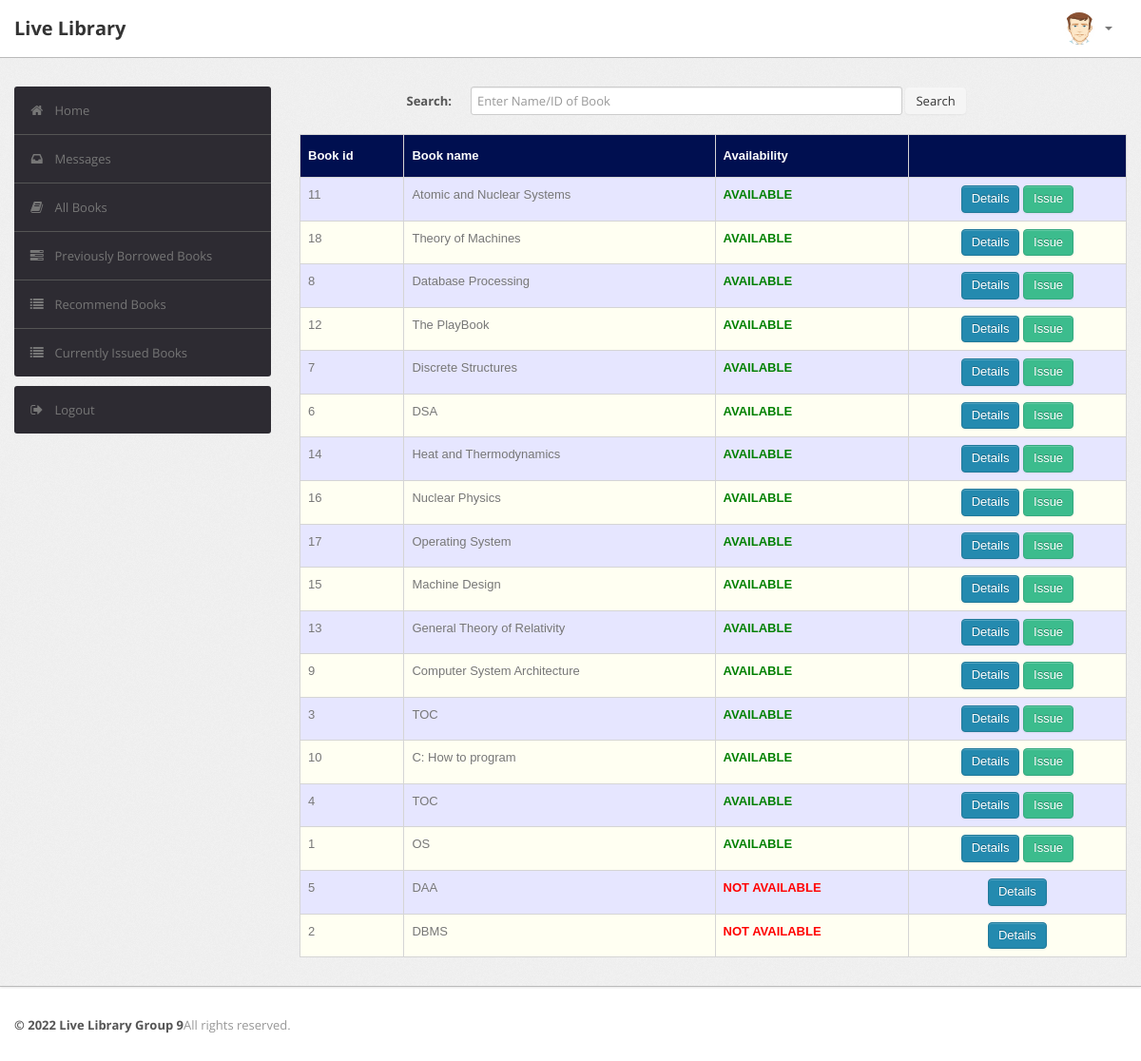
/student/book.php (signed in), run on the app's committed database.
### tables this page shows
CREATE TABLE `book` (
  `BookId` int NOT NULL AUTO_INCREMENT,
  `Title` varchar(50) DEFAULT NULL,
  `Publisher` varchar(50) DEFAULT NULL,
  `Year` varchar(50) DEFAULT NULL,
  `Availability` int DEFAULT NULL,
  PRIMARY KEY (`BookId`)
);

### student/book.php (the view, shortened to what this page needs)
<?php
require('dbconn.php');
?>
<?php
if ($_SESSION['RollNo']) {
    ?>
<!DOCTYPE html>
<html lang="en">
    <head>
        <link type="text/css" href="bootstrap/css/bootstrap.min.css" rel="stylesheet">
        <link type="text/css" href="bootstrap/css/bootstrap-responsive.min.css" rel="stylesheet">
        <link type="text/css" href="css/theme.css" rel="stylesheet">
        <link type="text/css" href="images/icons/css/font-awesome.css" rel="stylesheet">
    </head>
    <body>
        <div class="navbar navbar-fixed-top">
            <div class="navbar-inner">
                <div class="container">
                        <a class="brand" href="index.php">Live Library</a> </a>
                    <div class="nav-collapse collapse navbar-inverse-collapse">
                        <ul class="nav pull-right">
                            <li class="nav-user dropdown"><a href="#" class="dropdown-toggle" data-toggle="dropdown">
                                <img src="images/user.png" class="nav-avatar" />
                                <b class="caret"></b></a>
                            </li>
                        </ul>
                    </div>
                </div>
            </div>
        </div>
        <div class="wrapper">
            <div class="container">
                <div class="row">
                    <div class="span3">
                        <div class="sidebar">
                            <ul class="widget widget-menu unstyled">
                                <li class="active"><a href="index.php"><i class="menu-icon icon-home"></i>Home
                                </a></li>
                                 <li><a href="message.php"><i class="menu-icon icon-inbox"></i>Messages</a>
                                </li>
                                <li><a href="book.php"><i class="menu-icon icon-book"></i>All Books </a></li>
                                <li><a href="history.php"><i class="menu-icon icon-tasks"></i>Previously Borrowed Books </a></li>
                                <li><a href="recommendations.php"><i class="menu-icon icon-list"></i>Recommend Books </a></li>
                                <li><a href="current.php"><i class="menu-icon icon-list"></i>Currently Issued Books </a></li>
                            </ul>
                            <ul class="widget widget-menu unstyled">
                                <li><a href="logout.php"><i class="menu-icon icon-signout"></i>Logout </a></li>
                            </ul>
                        </div>
                    </div>
                    <div class="span9">
                        <form class="form-horizontal row-fluid" action="book.php" method="post">
                                        <div class="control-group">
                                            <label class="control-label" for="Search"><b>Search:</b></label>
                                            <div class="controls">
                                                <input type="text" id="title" name="title" placeholder="Enter Name/ID of Book" class="span8" required>
                                                <button type="submit" name="submit"class="btn">Search</button>
                                            </div>
                                        </div>
                                    </form>
                                    <br>
                                    <?php
                                    if(isset($_POST['submit']))
                                        {$s=$_POST['title'];
                                            $sql="select * from LMS.book where BookId='$s' or Title like '%$s%'";
                                        }
                                    else
                                        $sql="select * from LMS.book order by Availability DESC";
                                    $result=$conn->query($sql);
                                    $rowcount=mysqli_num_rows($result);
                                    if(!($rowcount))
                                        echo "<br><center><h2><b><i>No Results</i></b></h2></center>";
                                    else
                                    {
                                    ?>
                        <table class="table" id = "tables">
                                  <thead>
                                    <tr>
                                      <th>Book id</th>
                                      <th>Book name</th>
                                      <th>Availability</th>
                                      <th></th>
                                    </tr>
                                  </thead>
                                  <tbody>
                                    <?php
                            while($row=$result->fetch_assoc())
                            {
                                $bookid=$row['BookId'];
                                $name=$row['Title'];
                                $avail=$row['Availability'];
                            ?>
                                    <tr>
                                      <td><?php echo $bookid ?></td>
                                      <td><?php echo $name ?></td>
                                      <td><b><?php
                                           if($avail > 0)
                                              echo "<font color=\"green\">AVAILABLE</font>";
                                            else
                                            	echo "<font color=\"red\">NOT AVAILABLE</font>";
                                                 ?>
                                                 </b></td>
                                      <td><center><a href="bookdetails.php?id=<?php echo $bookid; ?>" class="btn btn-primary">Details</a>
                                      	<?php
                                      	if($avail > 0)
                                      		echo "<a href=\"issue_request.php?id=".$bookid."\" class=\"btn btn-success\">Issue</a>";
                                        ?>
                                        </center></td>
                                    </tr>
                               <?php }} ?>
                               </tbody>
                                </table>
                            </div>
                </div>
                </div>
            </div>
<div class="footer">
            <div class="container">
                <b class="copyright">&copy; 2022 Live Library Group 9</b>All rights reserved.
            </div>
        </div>
    </body>
</html>
<?php }
else {
    echo "<script type='text/javascript'>alert('Access Denied!!!')</script>";
} ?>

### student/css/theme.css (style rules this page uses)
#tables { font-family: "Trebuchet MS", Arial, Helvetica, sans-serif; border-collapse: collapse; width: 100%; }
#tables td, #tables th { border: 1px solid #ddd; padding: 8px; }
#tables tr:nth-child(even) { background-color: #fffff2; }
#tables tr:nth-child(odd) { background-color: #e6e6ff; }
#tables th { padding-top: 12px; padding-bottom: 12px; text-align: left; background-color: #000F50; color: white; }
body { font-size: 13px; font-family: 'Open Sans', Arial, sans-serif; background: #fff; color: #777 }
strong, b { color: #555 }
.wrapper { background: url(../images/bg.png) #eee; border-bottom: 1px solid #bbb; -webkit-box-shadow: 0 1px 2px rgba(0,0,0,0.1); -moz-box-shadow: 0 1px 2px rgba(0,0,0,0.1); box-shadow: 0 1px 2px rgba(0,0,0,0.1); padding: 30px 0 }
.footer { color: #999; padding: 30px 0 60px }
form { margin: 0 }
select, textarea, input[type="text"], input[type="password"], input[type="datetime"], input[type="datetime-local"], input[type="date"], input[type="month"], input[type="time"], input[type="week"], input[type="number"], input[type="email"], input[type="url"], input[type="search"], input[type="tel"], input[type="color"], .uneditable-input, label, input, button, select, textarea { -webkit-border-radius: 3px; -moz-border-radius: 3px; border-radius: 3px; font-size: 13px; font-family: 'Open Sans', Tahoma, Arial, sans-serif }
body [class^="icon-"], body [class*=" icon-"] { font-size: 14px; line-height: 20px; height: 20px }
.form-horizontal .control-group, .form-vertical .control-group { margin-bottom: 0 }
.navbar { position: static!important; margin: 0!important }
.navbar .navbar-inner { background: #fff; border-bottom: 1px solid #bbb; -webkit-box-shadow: 0 1px 2px rgba(0,0,0,0.15); -moz-box-shadow: 0 1px 2px rgba(0,0,0,0.15); box-shadow: 0 1px 2px rgba(0,0,0,0.15) }
.navbar .brand { color: #333; font-weight: bold; font-size: 20px; margin-right: 20px; padding: 20px }
.navbar .nav>li>a { padding: 20px 15px; font-weight: bold; color: #777 }
.nav-user>a { height: 20px }
.nav-avatar { width: 34px; height: 34px; margin: -7px 5px 0 0; -webkit-border-radius: 50%; -moz-border-radius: 50%; border-radius: 50% }
.btn, .btn-box { -webkit-border-radius: 3px; -moz-border-radius: 3px; border-radius: 3px }
.btn { font-size: 13px; font-weight: 600 }
.btn { display: inline-block; margin-bottom: 0; font-weight: 400; text-align: center; vertical-align: middle; cursor: pointer; background-image: none; border: 1px solid transparent; white-space: nowrap; padding: 4px 10px; font-size: 13px; line-height: 1.42857; border-radius: 4px; -webkit-user-select: none; -moz-user-select: none; -ms-user-select: none; user-select: none }
.btn-primary { color: #fff; background-color: #248aaf; border-color: #20799a }
.btn-success { color: #fff; background-color: #3cbc8d; border-color: #36a97f }
.table { margin-bottom: 0 }
.table th, .table td { border-color: #d5d5d5!important }
.widget-menu { background: #fff; -webkit-border-radius: 3px; -moz-border-radius: 3px; border-radius: 3px; overflow: hidden }
.widget-menu a { color: #555; display: block; line-height: 20px; padding: 15px; text-decoration: none!important }
.widget-menu .menu-icon { margin-right: 10px; color: #767676; -webkit-transition: all .2s ease-in-out; -moz-transition: all .2s ease-in-out; transition: all .2s ease-in-out; }
.widget-menu>li+li { border-top: 1px solid #555 }
.widget-menu>li>a { background-color: #2d2b32; color: #767676; -webkit-transition: all .2s ease-in-out; -moz-transition: all .2s ease-in-out; transition: all .2s ease-in-out; }

### data on the page
book: BookId "11", Title "Atomic and Nuclear Systems", Availability "AVAILABLE"
book: BookId "18", Title "Theory of Machines", Availability "AVAILABLE"
book: BookId "8", Title "Database Processing", Availability "AVAILABLE"
book: BookId "12", Title "The PlayBook", Availability "AVAILABLE"
book: BookId "7", Title "Discrete Structures", Availability "AVAILABLE"
book: BookId "6", Title "DSA", Availability "AVAILABLE"
book: BookId "14", Title "Heat and Thermodynamics", Availability "AVAILABLE"
book: BookId "16", Title "Nuclear Physics", Availability "AVAILABLE"
book: BookId "17", Title "Operating System", Availability "AVAILABLE"
book: BookId "15", Title "Machine Design", Availability "AVAILABLE"
book: BookId "13", Title "General Theory of Relativity", Availability "AVAILABLE"
book: BookId "9", Title "Computer System Architecture", Availability "AVAILABLE"
book: BookId "3", Title "TOC", Availability "AVAILABLE"
book: BookId "10", Title "C: How to program", Availability "AVAILABLE"
book: BookId "4", Title "TOC", Availability "AVAILABLE"
book: BookId "1", Title "OS", Availability "AVAILABLE"
book: BookId "5", Title "DAA", Availability "NOT AVAILABLE"
book: BookId "2", Title "DBMS", Availability "NOT AVAILABLE"
